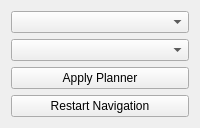
<ui version="4.0">
 <class>PlannerSelectorPanel</class>
 <widget class="QWidget" name="PlannerSelectorPanel">
  <layout class="QVBoxLayout" name="verticalLayout">
   <item>
    <widget class="QComboBox" name="globalComboBox"/>
   </item>
   <item>
    <widget class="QComboBox" name="localComboBox"/>
   </item>
   <item>
    <widget class="QPushButton" name="applyButton">
     <property name="text"><string>Apply Planner</string></property>
    </widget>
   </item>
   <item>
    <widget class="QPushButton" name="restartButton">
     <property name="text"><string>Restart Navigation</string></property>
    </widget>
   </item>
  </layout>
 </widget>
</ui>
